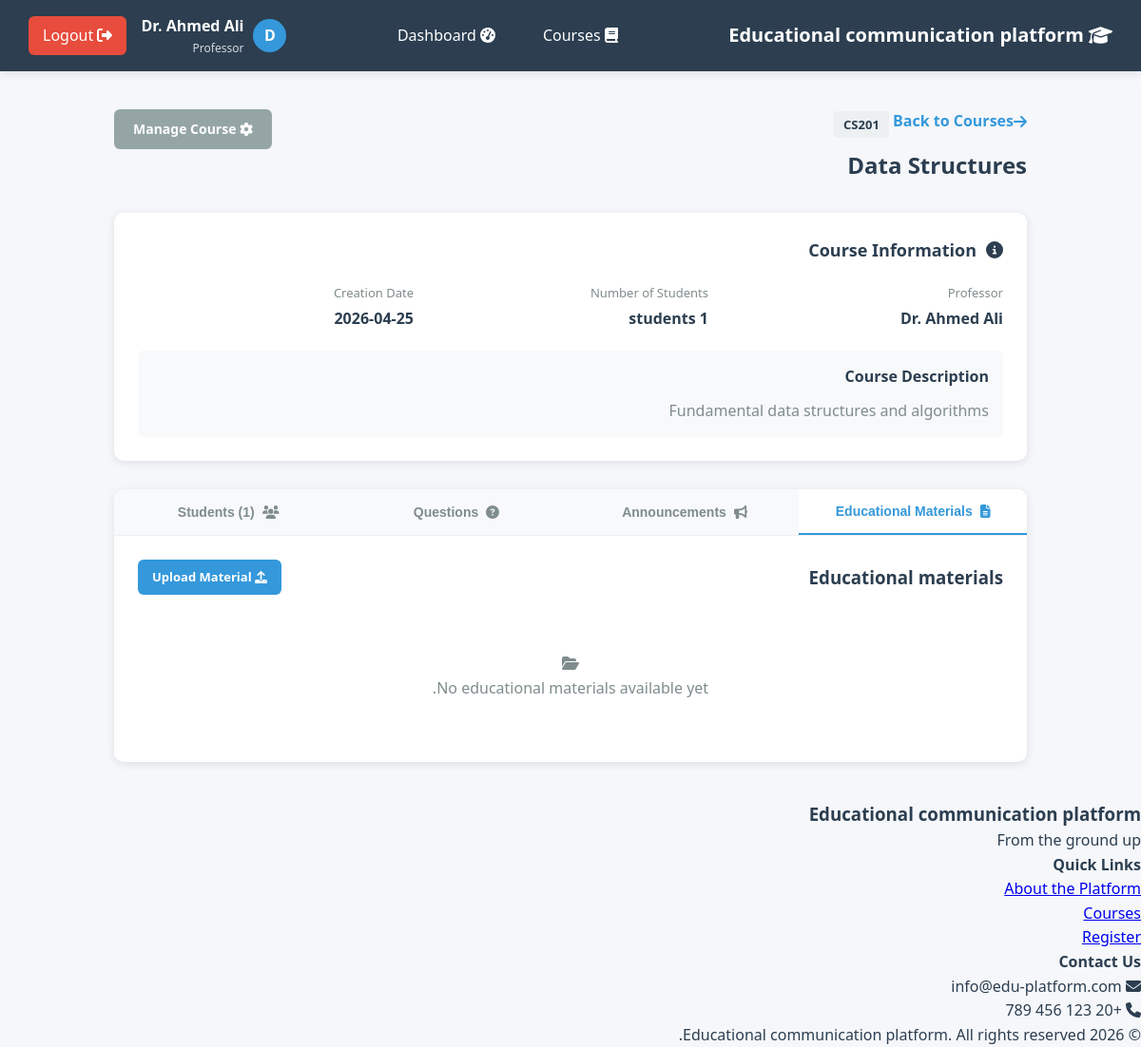
Screenshot of /courses/view.php?id=2 (signed in) with the database file from the repository.
### tables this page shows
CREATE TABLE courses (
    id INT PRIMARY KEY AUTO_INCREMENT,
    course_name VARCHAR(200) NOT NULL,
    course_code VARCHAR(20) UNIQUE NOT NULL,
    professor_id INT NOT NULL,
    description TEXT,
    created_at TIMESTAMP DEFAULT CURRENT_TIMESTAMP,
    FOREIGN KEY (professor_id) REFERENCES users(id) ON DELETE CASCADE
);

CREATE TABLE users (
    id INT PRIMARY KEY AUTO_INCREMENT,
    username VARCHAR(50) UNIQUE NOT NULL,
    email VARCHAR(100) UNIQUE NOT NULL,
    password VARCHAR(255) NOT NULL,
    full_name VARCHAR(100) NOT NULL,
    name VARCHAR(100) NOT NULL,
    user_type ENUM('professor', 'student') NOT NULL,
    created_at TIMESTAMP DEFAULT CURRENT_TIMESTAMP
);

### includes/course_functions.php (called while the page is built, shortened)
<?php
function getCourseById($courseId) {
    $pdo = getDB();
    $stmt = $pdo->prepare("
        SELECT c.*, u.full_name as professor_name
        FROM courses c
        LEFT JOIN users u ON c.professor_id = u.id
        WHERE c.id = ?
    ");
    $stmt->execute([$courseId]);
    return $stmt->fetch();
}
function getCourseStudents($courseId, $status = 'active') {
    $pdo = getDB();
    $sql = "SELECT u.id, u.username, u.email, u.full_name, u.user_type,
                   ce.enrolled_at, ce.status
            FROM course_enrollments ce
            JOIN users u ON ce.student_id = u.id
            WHERE ce.course_id = ?";
    if ($status) {
        $sql .= " AND ce.status = ?";
    }
    $sql .= " ORDER BY ce.enrolled_at DESC";
    $stmt = $pdo->prepare($sql);
    $stmt->execute($status ? [$courseId, $status] : [$courseId]);
    return $stmt->fetchAll();
}

### courses/view.php (the view, shortened to what this page needs)
<?php
require_once __DIR__ . '/../includes/course_functions.php';
require_once __DIR__ . '/../includes/header.php';
$courseId = $_GET['id'] ?? 0;
$userId = $_SESSION['user_id'];
$userType = $_SESSION['user_type'];
$course = getCourseById($courseId);
$students = [];
if ($userType === 'professor' && $course['professor_id'] == $userId) {
    $students = getCourseStudents($courseId, 'active');
}
$studentCount = getCourseStudentCount($courseId);
?>
<div class="container">
    <div class="course-view">
        <div class="page-header">
            <div>
                <a href="list.php" class="back-link">
                    <i class="fas fa-arrow-right"></i> Back to Courses
                </a>
                <span class="course-code"><?php echo htmlspecialchars($course['course_code']); ?></span>
                <h1><?php echo htmlspecialchars($course['course_name']); ?></h1>
            </div>
            <?php if ($userType === 'professor' && $course['professor_id'] == $userId): ?>
                <div class="header-actions">
                    <a href="manage.php?id=<?php echo $courseId; ?>" class="btn btn-secondary">
                        <i class="fas fa-cog"></i> Manage Course
                    </a>
                </div>
            <?php endif; ?>
        </div>
        <div class="info-section">
            <div class="info-card">
                <h2><i class="fas fa-info-circle"></i> Course Information</h2>
                <div class="info-grid">
                    <div class="info-item">
                        <label>Professor</label>
                        <span><?php echo htmlspecialchars($course['professor_name'] ?? 'Not specified'); ?></span>
                    </div>
                    <div class="info-item">
                        <label>Number of Students</label>
                        <span><?php echo $studentCount; ?> students</span>
                    </div>
                    <div class="info-item">
                        <label>Creation Date</label>
                        <span><?php echo date('Y-m-d', strtotime($course['created_at'])); ?></span>
                    </div>
                </div>
                <?php if ($course['description']): ?>
                    <div class="description">
                        <label>Course Description</label>
                        <p><?php echo nl2br(htmlspecialchars($course['description'])); ?></p>
                    </div>
                <?php endif; ?>
            </div>
        </div>
        <div class="content-section">
            <div class="tabs">
                <button class="tab active" data-tab="materials">
                    <i class="fas fa-file-alt"></i> Educational Materials
                </button>
                <button class="tab" data-tab="announcements">
                    <i class="fas fa-bullhorn"></i> Announcements
                </button>
                <button class="tab" data-tab="questions">
                    <i class="fas fa-question-circle"></i> Questions
                </button>
                <?php if ($userType === 'professor' && $course['professor_id'] == $userId): ?>
                    <button class="tab" data-tab="students">
                        <i class="fas fa-users"></i> Students (<?php echo count($students); ?>)
                    </button>
                <?php endif; ?>
            </div>
            <div class="tab-content active" id="materials">
                <div class="content-header">
                    <h3>Educational materials</h3>
                    <?php if ($userType === 'professor'): ?>
                        <a href="/materials/upload.php?course_id=<?php echo $courseId; ?>" class="btn btn-primary btn-sm">
                            <i class="fas fa-upload"></i> Upload Material
                        </a>
                    <?php endif; ?>
                </div>
                <div class="empty-content">
                    <i class="fas fa-folder-open"></i>
                    <p>No educational materials available yet.</p>
                </div>
            </div>
        </div>
    </div>
</div>
<?php require_once __DIR__ . '/../includes/footer.php'; ?>

### includes/header.php (style rules this page uses)
* { margin: 0; padding: 0; box-sizing: border-box; }
body { font-family: 'Segoe UI', Tahoma, Geneva, Verdana, sans-serif; background: #f5f7fa; color: #2c3e50; line-height: 1.6; }
.container { max-width: 1200px; margin: 0 auto; padding: 20px; }

### courses/view.php (style rules this page uses)
.course-view { padding: 20px; max-width: 1000px; margin: 0 auto; }
.page-header { display: flex; justify-content: space-between; align-items: flex-start; margin-bottom: 30px; }
.back-link { display: inline-flex; align-items: center; color: #3498db; text-decoration: none; margin-bottom: 10px; font-weight: 600; }
.course-code { display: inline-block; background: #ecf0f1; color: #2c3e50; padding: 4px 10px; border-radius: 4px; font-size: 13px; font-weight: 600; margin-bottom: 5px; }
h1 { color: #2c3e50; margin: 5px 0 0; font-size: 24px; }
.header-actions { display: flex; gap: 10px; }
.info-section { margin-bottom: 30px; }
.info-card { background: white; border-radius: 10px; padding: 25px; box-shadow: 0 2px 10px rgba(0,0,0,0.1); }
.info-card h2 { color: #2c3e50; font-size: 18px; margin: 0 0 20px; display: flex; align-items: center; gap: 10px; }
.info-grid { display: grid; grid-template-columns: repeat(3, 1fr); gap: 20px; margin-bottom: 20px; }
.info-item label { display: block; color: #7f8c8d; font-size: 13px; margin-bottom: 5px; }
.info-item span { color: #2c3e50; font-weight: 600; }
.description { background: #f8f9fa; padding: 15px; border-radius: 6px; }
.description label { display: block; color: #2c3e50; font-weight: 600; margin-bottom: 10px; }
.description p { color: #7f8c8d; line-height: 1.6; margin: 0; }
.content-section { background: white; border-radius: 10px; box-shadow: 0 2px 10px rgba(0,0,0,0.1); overflow: hidden; }
.tabs { display: flex; background: #f8f9fa; border-bottom: 1px solid #ecf0f1; }
.tab { flex: 1; padding: 15px; background: none; border: none; cursor: pointer; font-size: 14px; font-weight: 600; color: #7f8c8d; transition: all 0.3s; display: flex; align-items: center; justify-content: center; gap: 8px; }
.tab.active { color: #3498db; background: white; border-bottom: 2px solid #3498db; }
.tab-content { display: none; padding: 25px; }
.tab-content.active { display: block; }
.content-header { display: flex; justify-content: space-between; align-items: center; margin-bottom: 20px; }
.content-header h3 { color: #2c3e50; margin: 0; }
.empty-content { text-align: center; padding: 40px; color: #7f8c8d; }
.btn { padding: 10px 20px; border: none; border-radius: 6px; cursor: pointer; font-size: 14px; font-weight: 600; text-decoration: none; display: inline-block; transition: all 0.3s; }
.btn-sm { padding: 8px 15px; font-size: 13px; }
.btn-primary { background: #3498db; color: white; }
.btn-secondary { background: #95a5a6; color: white; }

### rows the page displays
courses: course_code "CS201", course_name "Data Structures", professor.full_name "Dr. Ahmed Ali", created_at "2026-04-25", description "Fundamental data structures and algorithms"

### other values shown
mb_substr($_SESSION['full_name'] ?? 'M', 0, 1) "D"
$_SESSION['full_name'] "Dr. Ahmed Ali"
count($students) "1"
